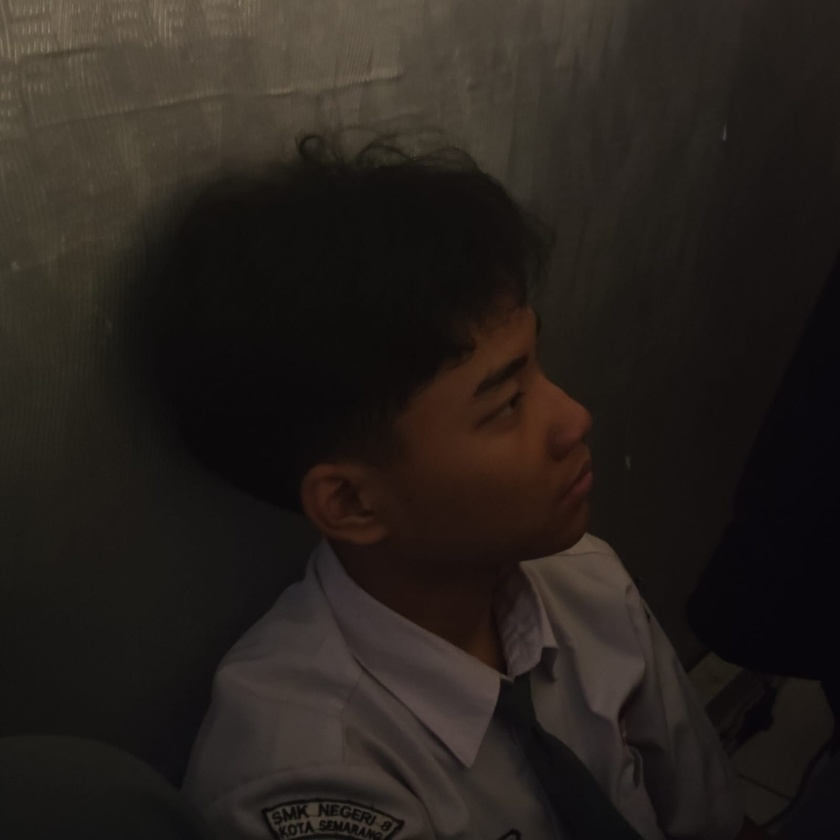
#> input picture flattening/gambar_a.jpeg, 840 x 840 px, shrunk from 1600 x 1600 before the run; the run also reads 1 picture not shown here
$ python main.py
#> lines starting #> are read from the running program, lines starting #| are printed output that depends on the picture
import matplotlib.pyplot as plt
import numpy as np

# 1. Load dua gambar berbeda
img_a = plt.imread('gambar_a.jpeg')
#> img_a is the input picture: shape (840, 840, 3); mean R, G, B 38.8, 33, 28.7
img_b = plt.imread('gambar_b.jpeg')

# Pastikan keduanya dalam format RGB 3-channel standar (buang alpha channel jika ada)
if img_a.shape[2] == 4: img_a = img_a[:, :, 0:3]
if img_b.shape[2] == 4: img_b = img_b[:, :, 0:3]

# Ambil ukuran gambar A sebagai patokan standar
h, w, c = img_a.shape
#> h = 840; w = 840; c = 3

print("=== 1. MENYAMAKAN UKURAN DENGAN SLICING ===")
# Ingat aturan Emas hstack: Jumlah baris (tinggi) HARUS sama persis.
# Kita potong gambar B agar ukurannya sama dengan gambar A demi keselamatan stacking.
img_b_ready = img_b[0:h, 0:w, :]


print("\n=== 2. IMPLEMENTASI HSTACK (Cinematic Split Screen) ===")
# Kita gabungkan gambar A dan gambar B ke samping secara horizontal
# Hasilnya akan menjadi satu kanvas lebar berisi kedua gambar berdampingan
split_screen = np.hstack((img_a, img_b_ready))
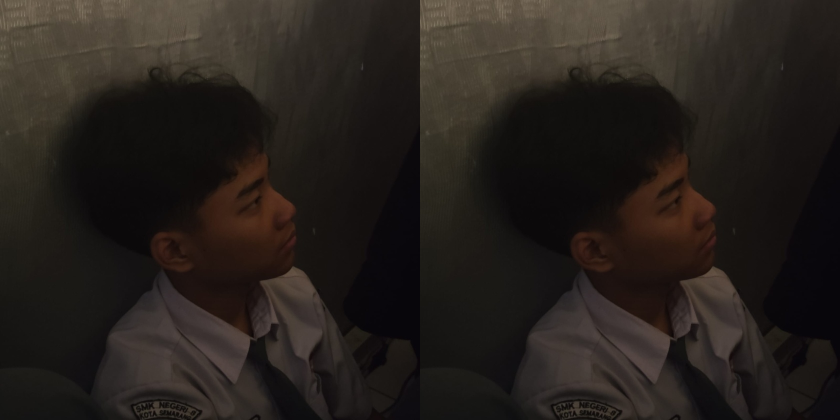
#> split_screen: shape (840, 1680, 3) (shown at 1/2 size); mean R, G, B 38.8, 33, 28.7
print("Ukuran Matriks Split Screen:", split_screen.shape) # Lebarnya (width) akan berlipat ganda
#| Ukuran Matriks Split Screen: (840, 1680, 3)


print("\n=== 3. IMPLEMENTASI RESHAPE & FLATTEN (Eksperimen Dimensi) ===")
# Mari kita ambil satu baris piksel paling tengah dari gambar A
baris_tengah = img_a[h // 2, :, :] # Mengambil baris tengah, semua kolom, semua channel RGB
#> baris_tengah = 840 rows, first 8: [41, 38, 29], [41, 38, 29], [41, 38, 29], [42, 39, 30], [41, 38, 29], [40, 37, 28], [40, 37, 28], [40, 37, 28]
print("Ukuran baris tengah asli:", baris_tengah.shape) # Hasilnya (Width, 3)
#| Ukuran baris tengah asli: (840, 3)

# Kita ratakan (Flatten) data baris tersebut menjadi 1D lurus panjang
baris_flat = baris_tengah.flatten()
#> baris_flat = 2520 values, max 82 at index 1725, min 8 at index 2323, mean 22.61
print("Ukuran setelah di-Flatten menjadi 1D:", baris_flat.shape)
#| Ukuran setelah di-Flatten menjadi 1D: (2520,)

# Sekarang kita Reshape balik array 1D tersebut menjadi bentuk matriks vertikal baru (Width * 3, 1)
# Ini sering dipakai untuk memanipulasi susunan warna sebelum dilempar ke algoritma Machine Learning
baris_reshaped = baris_flat.reshape(-1, 1)
#> baris_reshaped has the same summary as baris_flat
print("Ukuran setelah di-Reshape ulang:", baris_reshaped.shape)
#| Ukuran setelah di-Reshape ulang: (2520, 1)


# === 4. TAMPILKAN HASIL SPLIT SCREEN ===
plt.figure(figsize=(12, 6))
plt.imshow(split_screen)
plt.title("Hasil Efek Cinematic Split-Screen (np.hstack)")
plt.axis('off')
plt.show()
